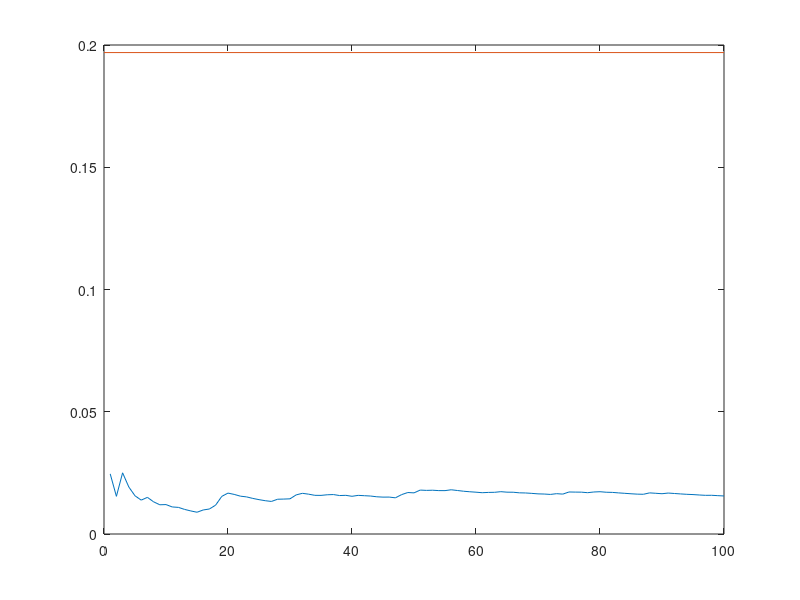

Source code (MATLAB):
close all;
clear all;

w0 = 0.05*pi;
phi = 0;
sigmavCarre = 0.1;
N = 100;
P = 10;

%Ajout du bruit
d = zeros(1,N);
v = zeros(1,N);
x = zeros(1,N);

for n=1:N
    d(n)=sin(w0*n +phi);
    v(n)=sigmavCarre*randn;
    x(n)= d(n)+v(n);
end

%Recherche des coefficients de Wopt:
xP = x(1,1:P);
dP = d(1,1:P);
rdx = xcorr(dP,xP);
rdx = rdx(:,1:P);
rx = xcorr(xP);
rx = rx(:,1:P);

%Matrice d'autocorrélation Rx
Rx = toeplitz(rx);
Wopt = inv(Rx)*transpose(rdx);

%Sortie du filtre
xP = transpose(xP);
Xbuffer = zeros(P,1);
for i=1:N
    Xbuffer = [x(i);Xbuffer(1:P-1,:)];
    dchap(i) = transpose(Wopt)*Xbuffer;
end

%Courbes

%subplot(1,3,1);plot(d);%signal sans bruit
%subplot(1,3,2);plot(x);%signal avec bruit
%subplot(1,3,3);plot(dchap);%signal filtré 

%partie b)
%EQMin
rd = xcorr(dP);
EQMin = rd(1,1) - rdx*Wopt;
disp(EQMin)

%partie c)
%EQM en ligne
eqm = zeros(1,N);
for k=1:N
    eqm(k) = 0;
    for i =1:k
        eqm(k) = eqm(k) + (d(i) - dchap(i))^2;
    end
    eqm(k) = eqm(k)/k;
end

plot(eqm);
hold on;
plot([0 N],[EQMin,EQMin]);